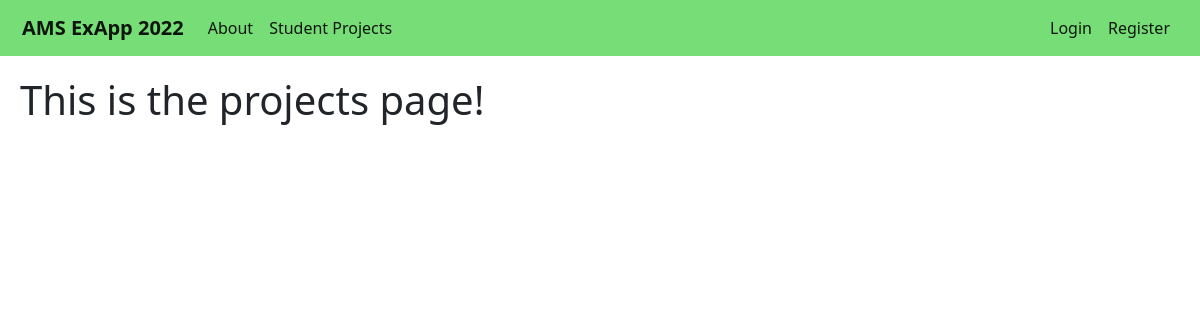
The app's page /projects/, older data.
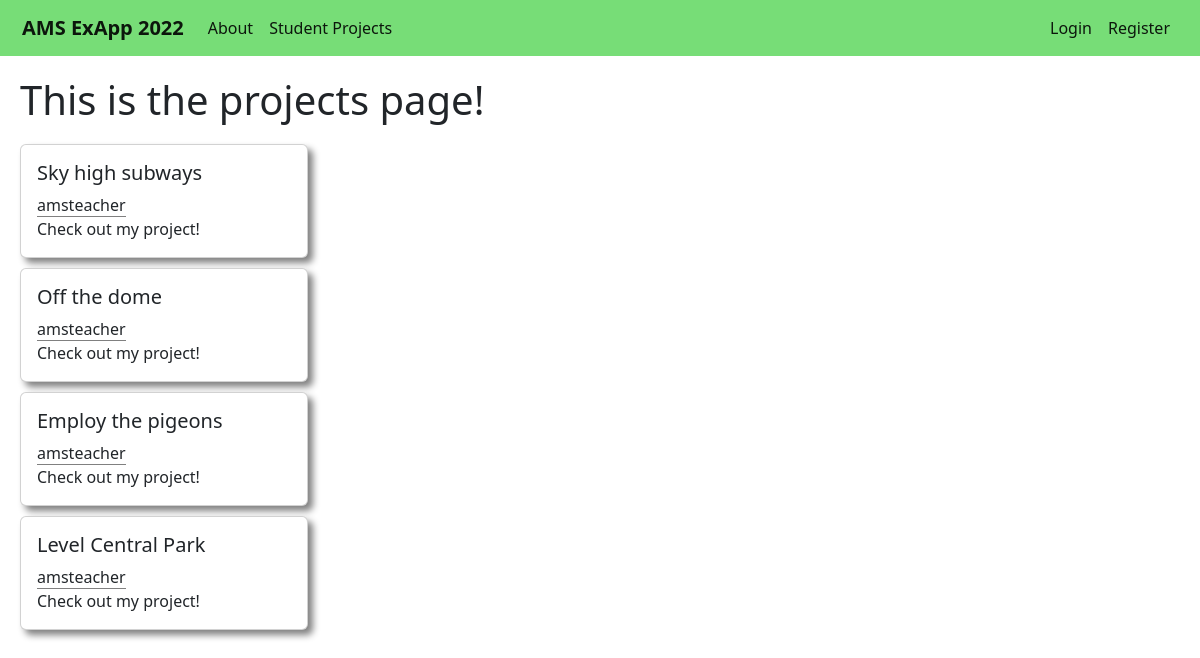
The same page, newer data.
### projects/models.py (models this page shows)
class Project(models.Model):
    title = models.CharField(max_length=50)
    blurb = models.CharField(max_length=100,default='Check out my project!')
    description = models.TextField()
    student = models.ForeignKey(User,on_delete=models.CASCADE)

### projects/views.py (the view)
# urls.py: path('',views.displayprojects,name='projects-studentprojects')
def displayprojects(request):
    context = {
        'title':'Projects',
        'studentprojects':Project.objects.all()
    }
    return render(request,'projects/studentprojects.html',context)

### projects/templates/projects/studentprojects.html
{% extends 'main/base.html' %}
{% block content %}
<div class='page-title'>
    <h1>This is the projects page!</h1>
</div>
<div class='projects-div'>
    {% for project in studentprojects %}
        <div class="card project-card" style="width: 18rem;">
            <div class="card-body project-card-body">
                <h5 class="card-title project-card-title">{{ project.title }}</h5>
                <h8 class="card-title project-card-student">{{ project.student }}</h8>
                <p class="card-text project-card-blurb">{{ project.blurb }}</p>
            </div>
        </div>
    {% endfor %}
</div>
{% endblock content %}

### main/templates/main/base.html (shortened to what this page needs)
{% load static %}
<!doctype html>
<html lang="en">
<head>
    <link href="https://cdn.jsdelivr.net/npm/bootstrap@5.2.0-beta1/dist/css/bootstrap.min.css" rel="stylesheet"
>
    <link rel="stylesheet" type="text/css" href="{% static 'main/main.css' %}">
</head>
<body>
    <nav class="navbar navbar-expand-md navbar-light main-navigation-bar">
        <div class="container-fluid">
            <a class="navbar-brand" href="{% url 'main-home' %}"><b>AMS ExApp 2022</b></a>
            <div class="collapse navbar-collapse" id="navbarSupportedContent">
                <ul class="navbar-nav me-auto mb-2 mb-lg-0">
                    <li class="nav-item">
                        <a class="nav-link active" aria-current="page" href="{% url 'main-about' %}">About</a>
                    </li>
                    <li class="nav-item">
                        <a class="nav-link active" href="{% url 'projects-studentprojects' %}">Student Projects</a>
                    </li>
                </ul>
            </div>
            <div class='navbar-nav'>
                <a class="nav-link active" aria-current="page" href="{% url 'users-login' %}">Login</a>
                <a class="nav-link active" aria-current="page" href="{% url 'users-register' %}">Register</a>
            </div>
        </div>
    </nav>
    <main role="main" class='page-content'>
        {% block content %}
        {% endblock %}
    </main>
</body>
</html>

### main/static/main/main.css (style rules this page uses)
body { background-color:white; }
.main-navigation-bar { background-color: #77DD77; padding-left:10px; padding-right:10px; }
.page-content { margin-left:20px; margin-right:20px; }
.page-title { margin-top:20px; margin-bottom:20px; }
.project-card { margin-top:10px; margin-bottom:10px; box-shadow: 5px 5px 7px grey; }
.project-card-student { border-bottom: 1px solid grey; margin-bottom:10px; }

Row changes from the older to the newer data that the page shows:
added Project: title "Sky high subways", student "amsteacher", blurb "Check out my project!"
added Project: title "Off the dome", student "amsteacher", blurb "Check out my project!"
added Project: title "Employ the pigeons", student "amsteacher", blurb "Check out my project!"
added Project: title "Level Central Park", student "amsteacher", blurb "Check out my project!"
